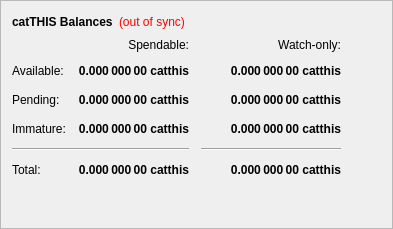
        <widget class="QFrame" name="frame">
         <property name="frameShape">
          <enum>QFrame::StyledPanel</enum>
         </property>
         <property name="frameShadow">
          <enum>QFrame::Raised</enum>
         </property>
         <layout class="QVBoxLayout" name="verticalLayout_4">
          <item>
           <layout class="QHBoxLayout" name="horizontalLayout_4">
            <item>
             <widget class="QLabel" name="label_5">
              <property name="font">
               <font>
                <weight>75</weight>
                <bold>true</bold>
               </font>
              </property>
              <property name="text">
               <string>catTHIS Balances</string>
              </property>
             </widget>
            </item>
            <item>
             <widget class="QLabel" name="labelWalletStatus">
              <property name="cursor">
               <cursorShape>WhatsThisCursor</cursorShape>
              </property>
              <property name="toolTip">
               <string>The displayed information may be out of date. Your wallet automatically synchronizes with the catthis network after a connection is established, but this process has not completed yet.</string>
              </property>
              <property name="styleSheet">
               <string notr="true">QLabel { color: red; }</string>
              </property>
              <property name="text">
               <string notr="true">(out of sync)</string>
              </property>
              <property name="alignment">
               <set>Qt::AlignLeading|Qt::AlignLeft|Qt::AlignVCenter</set>
              </property>
             </widget>
            </item>
            <item>
             <spacer name="horizontalSpacer_3">
              <property name="orientation">
               <enum>Qt::Horizontal</enum>
              </property>
              <property name="sizeHint" stdset="0">
               <size>
                <width>40</width>
                <height>20</height>
               </size>
              </property>
             </spacer>
            </item>
           </layout>
          </item>
          <item>
           <layout class="QGridLayout" name="gridLayout">
            <property name="spacing">
             <number>12</number>
            </property>
            <item row="2" column="2">
             <widget class="QLabel" name="labelWatchPending">
              <property name="font">
               <font>
                <weight>75</weight>
                <bold>true</bold>
               </font>
              </property>
              <property name="cursor">
               <cursorShape>IBeamCursor</cursorShape>
              </property>
              <property name="toolTip">
               <string>Unconfirmed transactions to watch-only addresses</string>
              </property>
              <property name="text">
               <string notr="true">0.000 000 00 catthis</string>
              </property>
              <property name="alignment">
               <set>Qt::AlignRight|Qt::AlignTrailing|Qt::AlignVCenter</set>
              </property>
              <property name="textInteractionFlags">
               <set>Qt::LinksAccessibleByMouse|Qt::TextSelectableByKeyboard|Qt::TextSelectableByMouse</set>
              </property>
             </widget>
            </item>
            <item row="2" column="1">
             <widget class="QLabel" name="labelUnconfirmed">
              <property name="font">
               <font>
                <weight>75</weight>
                <bold>true</bold>
               </font>
              </property>
              <property name="cursor">
               <cursorShape>IBeamCursor</cursorShape>
              </property>
              <property name="toolTip">
               <string>Total of transactions that have yet to be confirmed, and do not yet count toward the spendable balance</string>
              </property>
              <property name="text">
               <string notr="true">0.000 000 00 catthis</string>
              </property>
              <property name="alignment">
               <set>Qt::AlignRight|Qt::AlignTrailing|Qt::AlignVCenter</set>
              </property>
              <property name="textInteractionFlags">
               <set>Qt::LinksAccessibleByMouse|Qt::TextSelectableByKeyboard|Qt::TextSelectableByMouse</set>
              </property>
             </widget>
            </item>
            <item row="3" column="2">
             <widget class="QLabel" name="labelWatchImmature">
              <property name="font">
               <font>
                <weight>75</weight>
                <bold>true</bold>
               </font>
              </property>
              <property name="cursor">
               <cursorShape>IBeamCursor</cursorShape>
              </property>
              <property name="toolTip">
               <string>Staked or masternode rewards in watch-only addresses that has not yet matured</string>
              </property>
              <property name="text">
               <string notr="true">0.000 000 00 catthis</string>
              </property>
              <property name="alignment">
               <set>Qt::AlignRight|Qt::AlignTrailing|Qt::AlignVCenter</set>
              </property>
              <property name="textInteractionFlags">
               <set>Qt::LinksAccessibleByMouse|Qt::TextSelectableByKeyboard|Qt::TextSelectableByMouse</set>
              </property>
             </widget>
            </item>
            <item row="4" column="0" colspan="2">
             <widget class="Line" name="lineSpendableBalance">
              <property name="orientation">
               <enum>Qt::Horizontal</enum>
              </property>
             </widget>
            </item>
            <item row="4" column="2">
             <widget class="Line" name="lineWatchBalance">
              <property name="sizePolicy">
               <sizepolicy hsizetype="Preferred" vsizetype="Fixed">
                <horstretch>0</horstretch>
                <verstretch>0</verstretch>
               </sizepolicy>
              </property>
              <property name="minimumSize">
               <size>
                <width>140</width>
                <height>0</height>
               </size>
              </property>
              <property name="orientation">
               <enum>Qt::Horizontal</enum>
              </property>
             </widget>
            </item>
            <item row="5" column="0">
             <widget class="QLabel" name="labelTotalText">
              <property name="text">
               <string>Total:</string>
              </property>
             </widget>
            </item>
            <item row="3" column="1">
             <widget class="QLabel" name="labelImmature">
              <property name="font">
               <font>
                <weight>75</weight>
                <bold>true</bold>
               </font>
              </property>
              <property name="cursor">
               <cursorShape>IBeamCursor</cursorShape>
              </property>
              <property name="toolTip">
               <string>Staked or masternode rewards that has not yet matured</string>
              </property>
              <property name="text">
               <string notr="true">0.000 000 00 catthis</string>
              </property>
              <property name="alignment">
               <set>Qt::AlignRight|Qt::AlignTrailing|Qt::AlignVCenter</set>
              </property>
              <property name="textInteractionFlags">
               <set>Qt::LinksAccessibleByMouse|Qt::TextSelectableByKeyboard|Qt::TextSelectableByMouse</set>
              </property>
             </widget>
            </item>
            <item row="2" column="3">
             <spacer name="horizontalSpacer_2">
              <property name="orientation">
               <enum>Qt::Horizontal</enum>
              </property>
              <property name="sizeHint" stdset="0">
               <size>
                <width>40</width>
                <height>20</height>
               </size>
              </property>
             </spacer>
            </item>
            <item row="3" column="0">
             <widget class="QLabel" name="labelImmatureText">
              <property name="text">
               <string>Immature:</string>
              </property>
             </widget>
            </item>
            <item row="5" column="1">
             <widget class="QLabel" name="labelTotal">
              <property name="font">
               <font>
                <weight>75</weight>
                <bold>true</bold>
               </font>
              </property>
              <property name="cursor">
               <cursorShape>IBeamCursor</cursorShape>
              </property>
              <property name="toolTip">
               <string>Your current total balance</string>
              </property>
              <property name="text">
               <string notr="true">0.000 000 00 catthis</string>
              </property>
              <property name="alignment">
               <set>Qt::AlignRight|Qt::AlignTrailing|Qt::AlignVCenter</set>
              </property>
              <property name="textInteractionFlags">
               <set>Qt::LinksAccessibleByMouse|Qt::TextSelectableByKeyboard|Qt::TextSelectableByMouse</set>
              </property>
             </widget>
            </item>
            <item row="5" column="2">
             <widget class="QLabel" name="labelWatchTotal">
              <property name="font">
               <font>
                <weight>75</weight>
                <bold>true</bold>
               </font>
              </property>
              <property name="cursor">
               <cursorShape>IBeamCursor</cursorShape>
              </property>
              <property name="toolTip">
               <string>Current total balance in watch-only addresses</string>
              </property>
              <property name="text">
               <string notr="true">0.000 000 00 catthis</string>
              </property>
              <property name="alignment">
               <set>Qt::AlignRight|Qt::AlignTrailing|Qt::AlignVCenter</set>
              </property>
              <property name="textInteractionFlags">
               <set>Qt::LinksAccessibleByMouse|Qt::TextSelectableByKeyboard|Qt::TextSelectableByMouse</set>
              </property>
             </widget>
            </item>
            <item row="0" column="2">
             <widget class="QLabel" name="labelWatchonly">
              <property name="text">
               <string>Watch-only:</string>
              </property>
              <property name="alignment">
               <set>Qt::AlignRight|Qt::AlignTrailing|Qt::AlignVCenter</set>
              </property>
             </widget>
            </item>
            <item row="1" column="0">
             <widget class="QLabel" name="labelBalanceText">
              <property name="text">
               <string>Available:</string>
              </property>
             </widget>
            </item>
            <item row="1" column="1">
             <widget class="QLabel" name="labelBalance">
              <property name="font">
               <font>
                <weight>75</weight>
                <bold>true</bold>
               </font>
              </property>
              <property name="cursor">
               <cursorShape>IBeamCursor</cursorShape>
              </property>
              <property name="toolTip">
               <string>Your current spendable balance</string>
              </property>
              <property name="text">
               <string notr="true">0.000 000 00 catthis</string>
              </property>
              <property name="alignment">
               <set>Qt::AlignRight|Qt::AlignTrailing|Qt::AlignVCenter</set>
              </property>
              <property name="textInteractionFlags">
               <set>Qt::LinksAccessibleByMouse|Qt::TextSelectableByKeyboard|Qt::TextSelectableByMouse</set>
              </property>
             </widget>
            </item>
            <item row="1" column="2">
             <widget class="QLabel" name="labelWatchAvailable">
              <property name="font">
               <font>
                <weight>75</weight>
                <bold>true</bold>
               </font>
              </property>
              <property name="cursor">
               <cursorShape>IBeamCursor</cursorShape>
              </property>
              <property name="toolTip">
               <string>Your current balance in watch-only addresses</string>
              </property>
              <property name="text">
               <string notr="true">0.000 000 00 catthis</string>
              </property>
              <property name="alignment">
               <set>Qt::AlignRight|Qt::AlignTrailing|Qt::AlignVCenter</set>
              </property>
              <property name="textInteractionFlags">
               <set>Qt::LinksAccessibleByMouse|Qt::TextSelectableByKeyboard|Qt::TextSelectableByMouse</set>
              </property>
             </widget>
            </item>
            <item row="2" column="0">
             <widget class="QLabel" name="labelPendingText">
              <property name="text">
               <string>Pending:</string>
              </property>
             </widget>
            </item>
            <item row="0" column="1">
             <widget class="QLabel" name="labelSpendable">
              <property name="text">
               <string>Spendable:</string>
              </property>
              <property name="alignment">
               <set>Qt::AlignRight|Qt::AlignTrailing|Qt::AlignVCenter</set>
              </property>
             </widget>
            </item>
           </layout>
          </item>
          <item>
           <spacer name="verticalSpacer_4">
            <property name="orientation">
             <enum>Qt::Vertical</enum>
            </property>
            <property name="sizeHint" stdset="0">
             <size>
              <width>20</width>
              <height>40</height>
             </size>
            </property>
           </spacer>
          </item>
         </layout>
        </widget>
